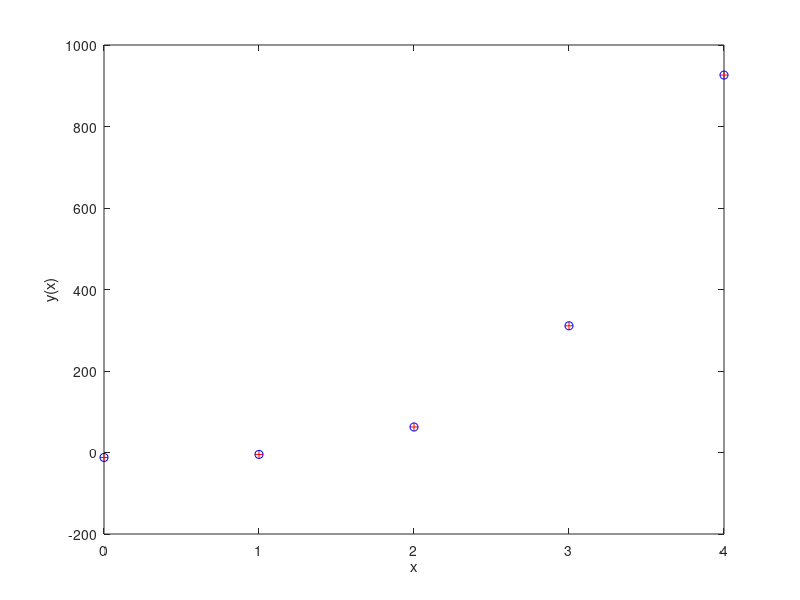
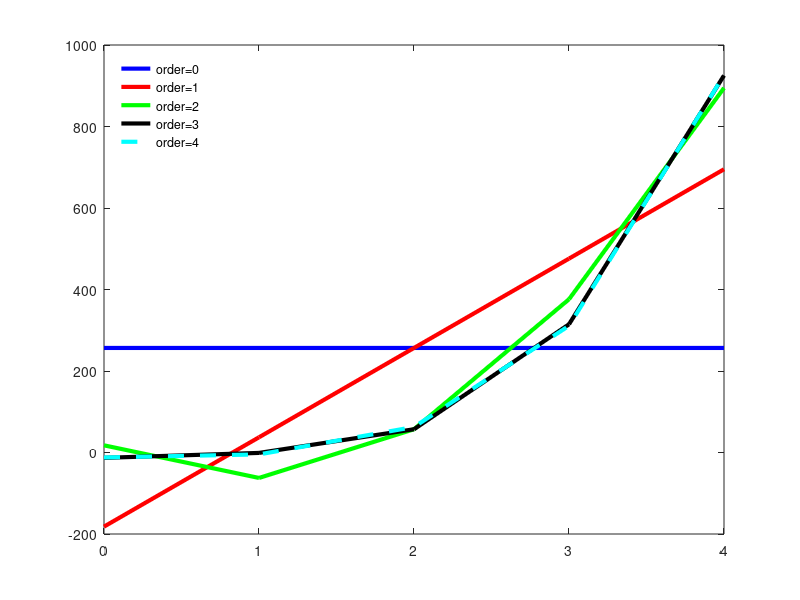
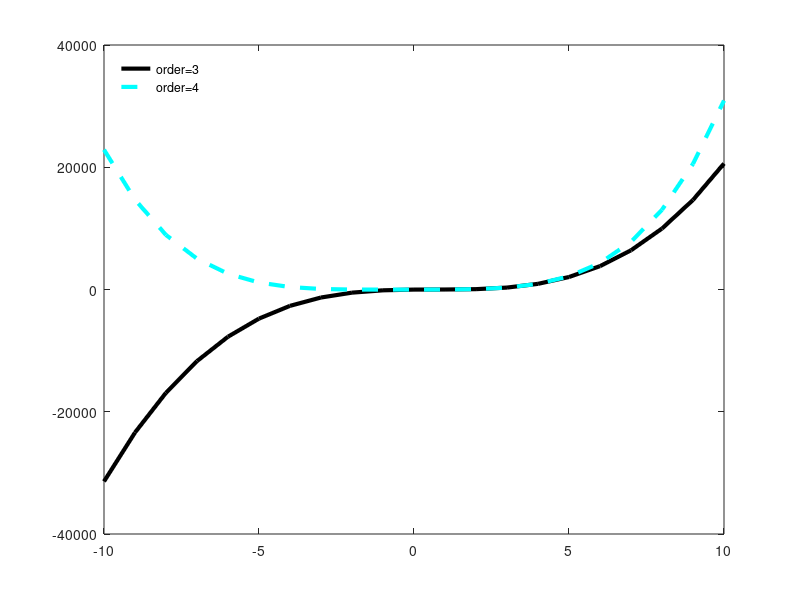
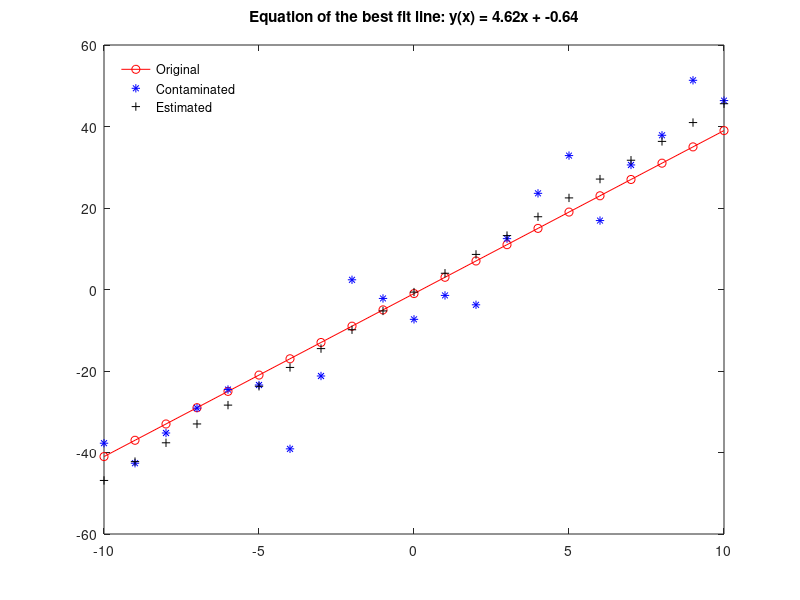

The MATLAB script that drew these images, in order:
clear all
close all
clc

% L18 practical: polynomial curve fitting

%% build an "independent variable" vector

x = 0 : 4;

%% compute y (the dependent variable) the traditional way

y = (2.7 * x.^4) + (4 * x.^3) - (x.^2) + (1.8 * x) - 12.2;

figure;
plot(x,y,'r+'); % plot the (x,y) points with red plus sign
xlabel('x'); ylabel('y(x)');

%% compute use polyval to write less code and save time

coef = [2.7, 4, -1, 1.8, -12.2];
yo = polyval( coef, x );

hold on;
plot(x,yo,'bo'); % plot the (x,y) points with blue circles

%% estimate the polynomial coefficients of this function

order = 0;
P0 = polyfit(x,y,order)

order = 1;
P1 = polyfit(x,y,order)

order = 2;
P2 = polyfit(x,y,order)

order = 3;
P3 = polyfit(x,y,order)

order = 4;
P4 = polyfit(x,y,order)

coef

% You should note that the last instance, when order=4, is the correct
% estimation of polynomial coefficients used to compute y(x).

%% let's evaluate the fit coefficients of the lower order polynomials

y0 = polyval( P0, x );
y1 = polyval( P1, x );
y2 = polyval( P2, x );
y3 = polyval( P3, x );
y4 = polyval( P4, x );

lw=3; % set the line width for plotting
figure;
plot(x,y0,'b','LineWidth',lw); hold on; % plot the (x,y) points with blue circles
plot(x,y1,'r','LineWidth',lw); 
plot(x,y2,'g','LineWidth',lw); 
plot(x,y3,'k','LineWidth',lw); 
plot(x,y4,'c--','LineWidth',lw); 
legend('order=0','order=1','order=2','order=3','order=4','Location','NorthWest');
legend boxoff;

%% Let's compare P3 and P4 over a longer range of x

x = -10 : 10;

y3 = polyval( P3, x );
y4 = polyval( P4, x );

figure;
plot(x,y3,'k','LineWidth',lw); hold on;
plot(x,y4,'c--','LineWidth',lw); 
legend('order=3','order=4','Location','NorthWest'); legend boxoff;

% We see they only fit within the interval where we fit the data (i.e. x=[0,4])

%% Let's look at polyfit now as a least-squares fit

% We can use polyfit to perform a least square fit of a 1st oder polynomial
% i.e. a linear fit

x = -10 : 10; % independent variable
m0 = 4; % true slope
y0 = -1; % true y-intercept
yClean = m0*x + y0;

figure;
plot(x,yClean,'ro-'); hold on;
legend('Original')

% add noise to the curve
noise = 10*randn( 1, numel(yClean) );
yDirty = yClean + noise;

plot(x,yDirty,'b*');

% least-squares linear fit of noisy curve
order = 1; % linear!
p = polyfit( x, yDirty, order );

yEst = polyval( p, x );
plot(x,yEst,'k+');
legend('Original','Contaminated','Estimated','Location','NorthWest'); legend boxoff;

tStr = sprintf( 'Equation of the best fit line: y(x) = %0.2fx + %0.2f\n', p(1), p(2) );
title(tStr);


%% Practical stuff

tEqn = sprintf( 'y(x) = %0.2fx + %0.2f; 1st-order linear\n', p(1), p(2) );

%%

x = 0 : 0.15 : 5;
y = (5 .* sqrt(x)) - (1.5 .* x);

figure;
plot( x, y, 'ko' ); hold on;
xlabel('x'); ylabel('y(x)');

order = 10;
p = polyfit(x,y,order);
yFit = polyval(p,x);

plot(x,yFit,'r+');
